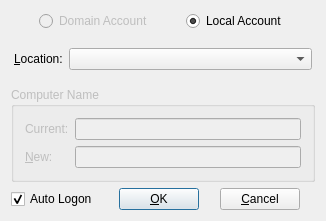
<?xml version="1.0" encoding="UTF-8"?>
<ui version="4.0">
 <class>SettingsDialogClass</class>
 <widget class="QDialog" name="SettingsDialogClass">
  <property name="geometry">
   <rect>
    <x>0</x>
    <y>0</y>
    <width>323</width>
    <height>201</height>
   </rect>
  </property>
  <property name="windowTitle">
   <string>SettingsDialog</string>
  </property>
  <layout class="QGridLayout" name="gridLayout_4">
   <item row="0" column="0">
    <layout class="QHBoxLayout" name="horizontalLayout_4">
     <item>
      <spacer name="horizontalSpacer_4">
       <property name="orientation">
        <enum>Qt::Horizontal</enum>
       </property>
       <property name="sizeHint" stdset="0">
        <size>
         <width>40</width>
         <height>20</height>
        </size>
       </property>
      </spacer>
     </item>
     <item>
      <widget class="QRadioButton" name="radioButtonDomainAccount">
       <property name="enabled">
        <bool>false</bool>
       </property>
       <property name="text">
        <string>Domain Account</string>
       </property>
      </widget>
     </item>
     <item>
      <spacer name="horizontalSpacer_5">
       <property name="orientation">
        <enum>Qt::Horizontal</enum>
       </property>
       <property name="sizeHint" stdset="0">
        <size>
         <width>40</width>
         <height>20</height>
        </size>
       </property>
      </spacer>
     </item>
     <item>
      <widget class="QRadioButton" name="radioButtonLocalAccount">
       <property name="text">
        <string>Local Account</string>
       </property>
       <property name="checked">
        <bool>true</bool>
       </property>
      </widget>
     </item>
     <item>
      <spacer name="horizontalSpacer_6">
       <property name="orientation">
        <enum>Qt::Horizontal</enum>
       </property>
       <property name="sizeHint" stdset="0">
        <size>
         <width>40</width>
         <height>20</height>
        </size>
       </property>
      </spacer>
     </item>
    </layout>
   </item>
   <item row="1" column="0">
    <widget class="QStackedWidget" name="stackedWidget">
     <property name="currentIndex">
      <number>0</number>
     </property>
     <widget class="QWidget" name="pageUserSettings">
      <layout class="QGridLayout" name="gridLayout">
       <property name="margin">
        <number>3</number>
       </property>
       <item row="0" column="0">
        <layout class="QHBoxLayout" name="horizontalLayout_2">
         <item>
          <widget class="QLabel" name="labelLocation">
           <property name="text">
            <string>&amp;Location:</string>
           </property>
           <property name="buddy">
            <cstring>comboBoxLocation</cstring>
           </property>
          </widget>
         </item>
         <item>
          <widget class="QComboBox" name="comboBoxLocation">
           <property name="sizePolicy">
            <sizepolicy hsizetype="Expanding" vsizetype="Fixed">
             <horstretch>0</horstretch>
             <verstretch>0</verstretch>
            </sizepolicy>
           </property>
           <property name="editable">
            <bool>false</bool>
           </property>
           <property name="currentIndex">
            <number>-1</number>
           </property>
           <item>
            <property name="text">
             <string>DongGuan No. 1 Branch FTY.</string>
            </property>
           </item>
           <item>
            <property name="text">
             <string>DongGuan No. 2 Branch FTY.</string>
            </property>
           </item>
           <item>
            <property name="text">
             <string>DongGuan No. 3 Branch FTY.</string>
            </property>
           </item>
           <item>
            <property name="text">
             <string>DongGuan No. 4 Branch FTY.</string>
            </property>
           </item>
           <item>
            <property name="text">
             <string>YingDe   LEATHER PRODUCTS FTY.</string>
            </property>
           </item>
          </widget>
         </item>
        </layout>
       </item>
      </layout>
     </widget>
     <widget class="QWidget" name="page">
      <layout class="QGridLayout" name="gridLayout_3">
       <item row="0" column="0">
        <layout class="QHBoxLayout" name="horizontalLayout_3">
         <item>
          <widget class="QLabel" name="labelDomain">
           <property name="text">
            <string>Domain:</string>
           </property>
          </widget>
         </item>
         <item>
          <widget class="QLineEdit" name="lineEdit"/>
         </item>
        </layout>
       </item>
      </layout>
     </widget>
    </widget>
   </item>
   <item row="2" column="0">
    <widget class="QGroupBox" name="groupBox_2">
     <property name="enabled">
      <bool>false</bool>
     </property>
     <property name="title">
      <string>Computer Name</string>
     </property>
     <layout class="QGridLayout" name="gridLayout_2">
      <item row="0" column="0">
       <widget class="QLabel" name="labelCurPCName">
        <property name="text">
         <string>Current:</string>
        </property>
       </widget>
      </item>
      <item row="0" column="1">
       <widget class="QLineEdit" name="lineEditCurPCName">
        <property name="frame">
         <bool>true</bool>
        </property>
        <property name="readOnly">
         <bool>true</bool>
        </property>
       </widget>
      </item>
      <item row="1" column="0">
       <widget class="QLabel" name="labelNewPCName">
        <property name="text">
         <string>&amp;New:</string>
        </property>
        <property name="buddy">
         <cstring>lineEditNewPCName</cstring>
        </property>
       </widget>
      </item>
      <item row="1" column="1">
       <widget class="QLineEdit" name="lineEditNewPCName">
        <property name="text">
         <string notr="true"/>
        </property>
        <property name="maxLength">
         <number>15</number>
        </property>
       </widget>
      </item>
     </layout>
    </widget>
   </item>
   <item row="3" column="0">
    <layout class="QHBoxLayout" name="horizontalLayout">
     <item>
      <widget class="QCheckBox" name="checkBoxAutoLogon">
       <property name="text">
        <string>Auto Logon</string>
       </property>
       <property name="checked">
        <bool>true</bool>
       </property>
      </widget>
     </item>
     <item>
      <spacer name="horizontalSpacer">
       <property name="orientation">
        <enum>Qt::Horizontal</enum>
       </property>
       <property name="sizeHint" stdset="0">
        <size>
         <width>40</width>
         <height>20</height>
        </size>
       </property>
      </spacer>
     </item>
     <item>
      <widget class="QPushButton" name="pushButtonOK">
       <property name="text">
        <string>&amp;OK</string>
       </property>
       <property name="default">
        <bool>true</bool>
       </property>
      </widget>
     </item>
     <item>
      <spacer name="horizontalSpacer_3">
       <property name="orientation">
        <enum>Qt::Horizontal</enum>
       </property>
       <property name="sizeHint" stdset="0">
        <size>
         <width>40</width>
         <height>20</height>
        </size>
       </property>
      </spacer>
     </item>
     <item>
      <widget class="QPushButton" name="pushButtonCancel">
       <property name="text">
        <string>&amp;Cancel</string>
       </property>
      </widget>
     </item>
     <item>
      <spacer name="horizontalSpacer_2">
       <property name="orientation">
        <enum>Qt::Horizontal</enum>
       </property>
       <property name="sizeHint" stdset="0">
        <size>
         <width>40</width>
         <height>20</height>
        </size>
       </property>
      </spacer>
     </item>
    </layout>
   </item>
  </layout>
 </widget>
 <layoutdefault spacing="6" margin="11"/>
 <tabstops>
  <tabstop>comboBoxLocation</tabstop>
  <tabstop>lineEditCurPCName</tabstop>
  <tabstop>lineEditNewPCName</tabstop>
  <tabstop>pushButtonOK</tabstop>
  <tabstop>pushButtonCancel</tabstop>
 </tabstops>
 <resources/>
 <connections>
  <connection>
   <sender>pushButtonCancel</sender>
   <signal>clicked()</signal>
   <receiver>SettingsDialogClass</receiver>
   <slot>reject()</slot>
   <hints>
    <hint type="sourcelabel">
     <x>274</x>
     <y>110</y>
    </hint>
    <hint type="destinationlabel">
     <x>197</x>
     <y>66</y>
    </hint>
   </hints>
  </connection>
 </connections>
</ui>
